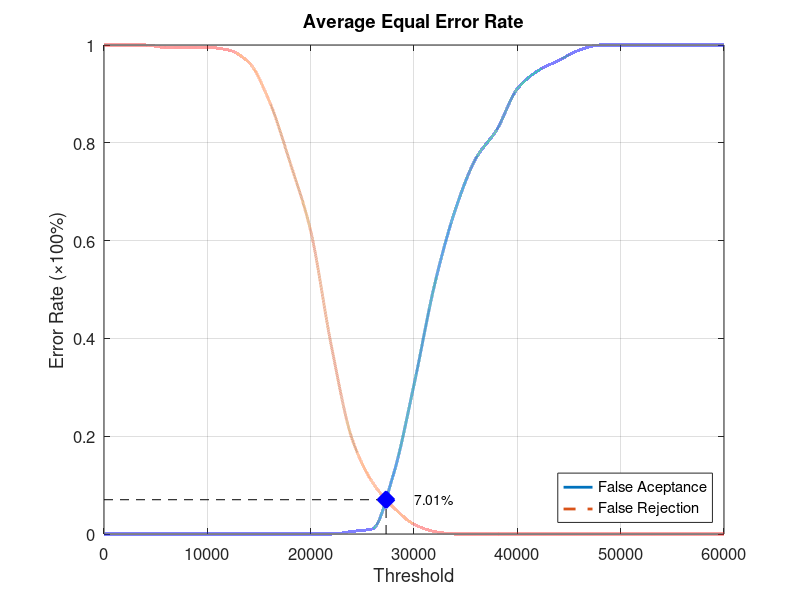
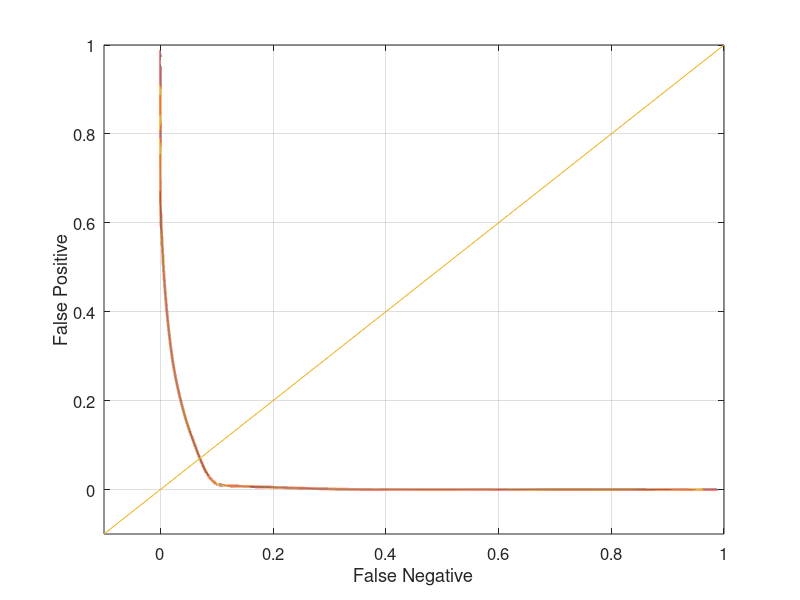

Source code (MATLAB) for these figures, in order:
function yEER = Database4_2
close all;
clear;
clc;
x = 0:2000:60000;
xq = 0:0.5:60000;

y0 = [0 0 0 0 0 0 0 0 0 0 0 0 0.00526316 0.0105263 0.121053 0.305263 0.510526 0.663158 0.768421 0.826316 0.910526 0.947368 0.968421 0.989474 1 1 1 1 1 1 1];
yy0 = interp1(x, y0, xq, 'pchip');
y1 = [1 1 1 0.995 0.995 0.995 0.99 0.965 0.885 0.76 0.62 0.385 0.195 0.105 0.055 0.02 0.005 0 0 0 0 0 0 0 0 0 0 0 0 0 0];
yy1 = interp1(x, y1, xq, 'pchip');

% Calculating EER: 
y2 = abs(y0 - y1);
find(y2 == min(y2))
yy2 = abs(yy0 - yy1);
xEER = find(yy2 == min(yy2));
xEERIndex = xq(xEER) % X-axis EER
yEER = yy0(xEER) % Y-axis EER

main = figure
plot(xq, yy0,'-','LineWidth', 2);	hold on
plot(xq, yy1,'--','LineWidth', 2);	hold on
plot([xEERIndex xEERIndex], [0 yEER], 'k--');	hold on
plot([0 xEERIndex], [yEER yEER], 'k--');	hold on
plot(xEERIndex, yEER, 'bx', 'LineWidth', 10);	hold on
text(xEERIndex + 10 * xEERIndex / 100, yEER, [num2str(round((10000 * yEER)) / 100) '%'])
legend('False Aceptance', 'False Rejection', 'Location', 'SouthEast')
xlabel('Threshold')
ylabel('Error Rate (\times100%)')
title('Average Equal Error Rate')
set(gca, 'FontSize', 12)
axis([0 60000 0 1])
grid on

print(main, 'Database4_2Main', '-dpng');
FNRxFPR = figure('Color', [1 1 1]);
plot(yy1, yy0, '-', yy1, yy0, 'LineWidth', 2);
hold on
y = -0.1:0.1:1
plot(y, y); 
set(gca, 'FontSize', 12)
xlabel('False Negative')
ylabel('False Positive')
axis([-0.1 1 -0.1 1])
set(gca, 'FontSize', 12)
grid on

print(FNRxFPR, 'Database4_2FNRxFPR','-dpng');
end
